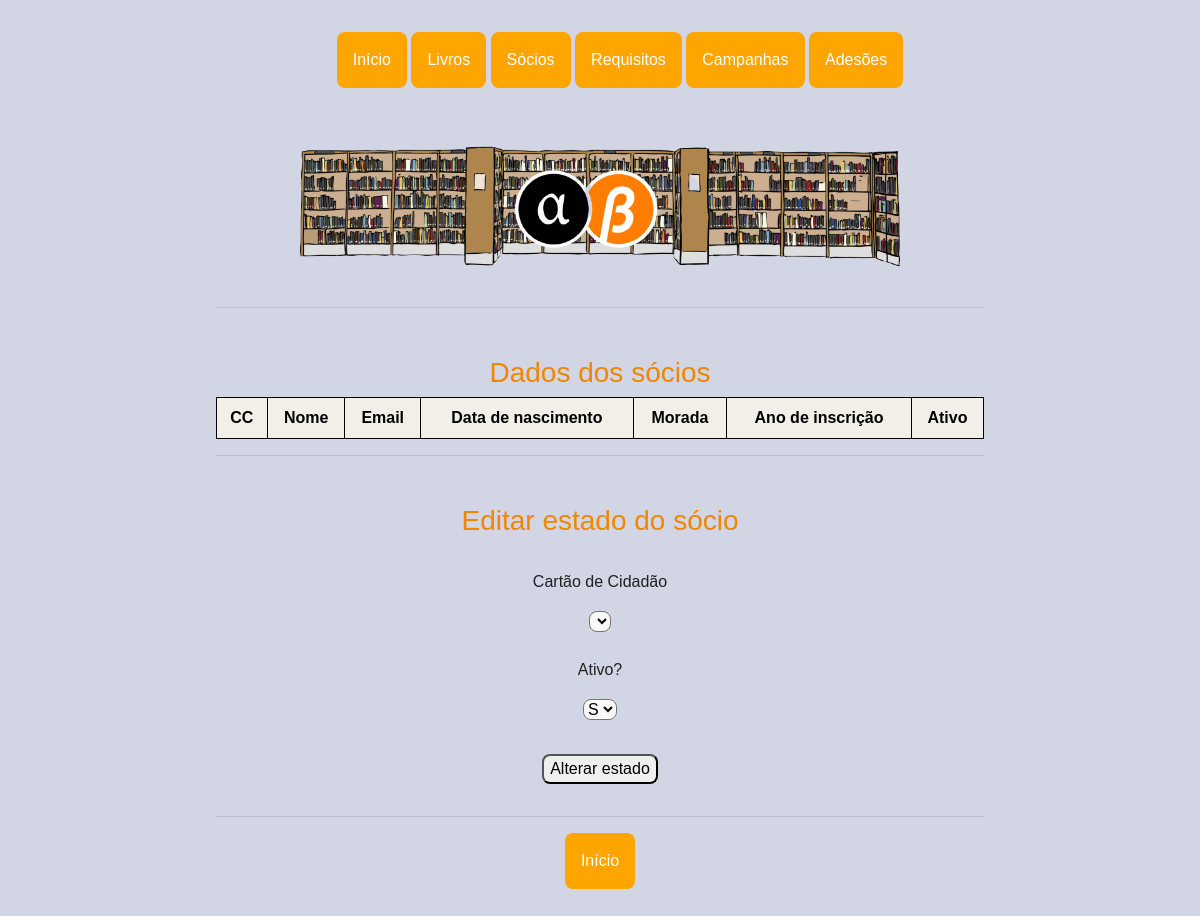
The page /ver_soc on the database as committed earlier.
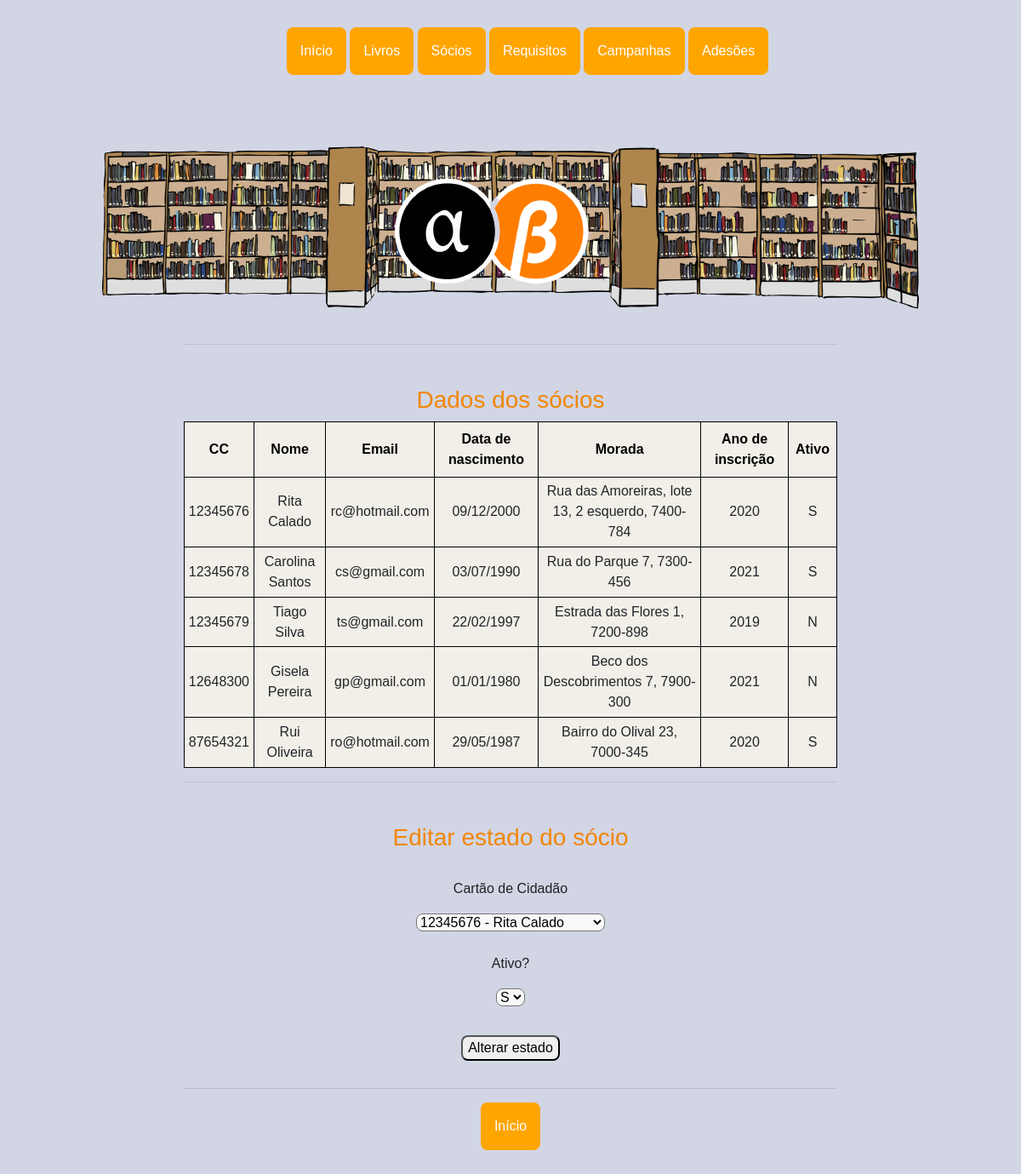
The same page on the database as committed later.
### app.py (models this page shows)
class Socio(db.Model):
    __tablename__ = 'socio'
    cc = db.Column(db.Integer, primary_key=True)
    nome_soc = db.Column(db.String(150))
    email = db.Column(db.String(50))
    data_n = db.Column(db.String(10))
    morada = db.Column(db.String(150))
    ano_inscri = db.Column(db.Integer)
    ativo = db.Column(db.String(1))

### app.py (the view)
@app.route('/ver_soc', methods=['GET'])
def ver_soc():
    socios = Socio.query.all()
    return render_template('ver_soc.html', socios=socios)

### templates/ver_soc.html (shortened to what this page needs)
{% extends "base.html"%} {%block title %}Sócios - Biblioteca{%endblock%} {%block pic %}<img class="bgpic"
  src="{{ url_for('static', filename = 'imgs/bb.png') }}" alt="logo" />{%endblock%} {%block content%}
<h3>Dados dos sócios</h3>
<table style="width:100%" class="pure-table pure-table-horizontal">
  <tr>
    <th>CC</th>
    <th>Nome </th>
    <th>Email</th>
    <th>Data de nascimento</th>
    <th>Morada</th>
    <th>Ano de inscrição</th>
    <th>Ativo</th>
  </tr>
  {% for socio in socios %}
  <tr>
    <td>{{socio.cc}}</td>
    <td>{{socio.nome_soc}}</td>
    <td>{{socio.email}}</td>
    <td>{{socio.data_n}}</td>
    <td>{{socio.morada}}</td>
    <td>{{socio.ano_inscri}}</td>
    <td>{{socio.ativo}}</td>
    {% endfor %}
</table>
<hr />
<h3>Editar estado do sócio</h3>
<form action="/altera_soc" method="post">
  <p>Cartão de Cidadão</p>
  <select name="ccs" id="ccs">
    {% for socio in socios %}
    <option value="{{ socio.cc }}">{{socio.cc}} - {{socio.nome_soc}}</option>
    {% endfor %}
  </select>
  <p>Ativo?</p>
  <select name="status" id="status">
    <option value="S">S</option>
  </select>
  <input type="submit" class="sub final" value="Alterar estado">
</form>
<hr />
<div class="dropdown">
  <li><a href="/"><button class="dropbtn botoes ">Início</button></a>
  </li>
</div>
{%endblock%}

Rows that differ between the two databases and show on the page:
added Socio: cc "12345676", nome_soc "Rita Calado", email "rc@hotmail.com", data_n "09/12/2000", morada "Rua das Amoreiras, lote 13, 2 esquerdo, 7400-784", ano_inscri "2020", ativo "S"
added Socio: cc "12345678", nome_soc "Carolina Santos", email "cs@gmail.com", data_n "03/07/1990", morada "Rua do Parque 7, 7300-456", ano_inscri "2021", ativo "S"
added Socio: cc "12345679", nome_soc "Tiago Silva", email "ts@gmail.com", data_n "22/02/1997", morada "Estrada das Flores 1, 7200-898", ano_inscri "2019", ativo "N"
added Socio: cc "12648300", nome_soc "Gisela Pereira", email "gp@gmail.com", data_n "01/01/1980", morada "Beco dos Descobrimentos 7, 7900-300", ano_inscri "2021", ativo "N"
added Socio: cc "87654321", nome_soc "Rui Oliveira", email "ro@hotmail.com", data_n "29/05/1987", morada "Bairro do Olival 23, 7000-345", ano_inscri "2020", ativo "S"
Other text that changed with them:
form field ccs: (not shown) → "12345676 - Rita Calado"
